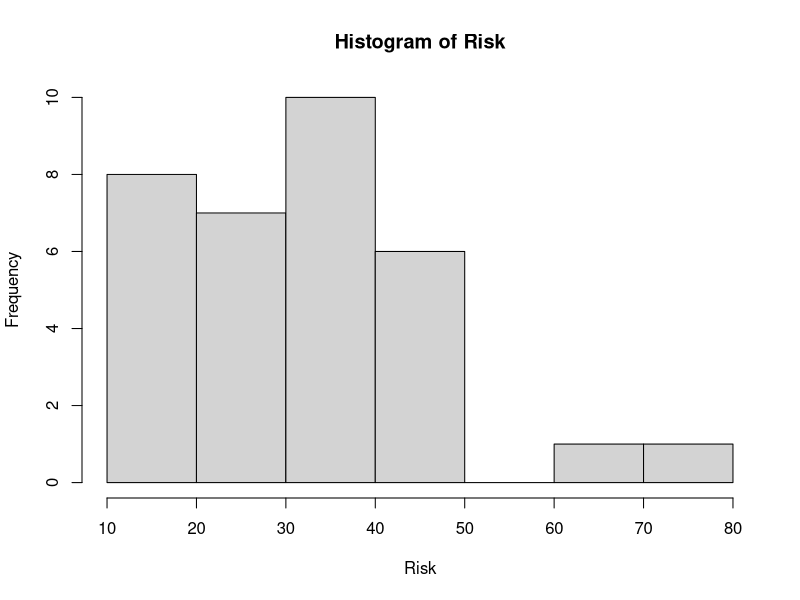
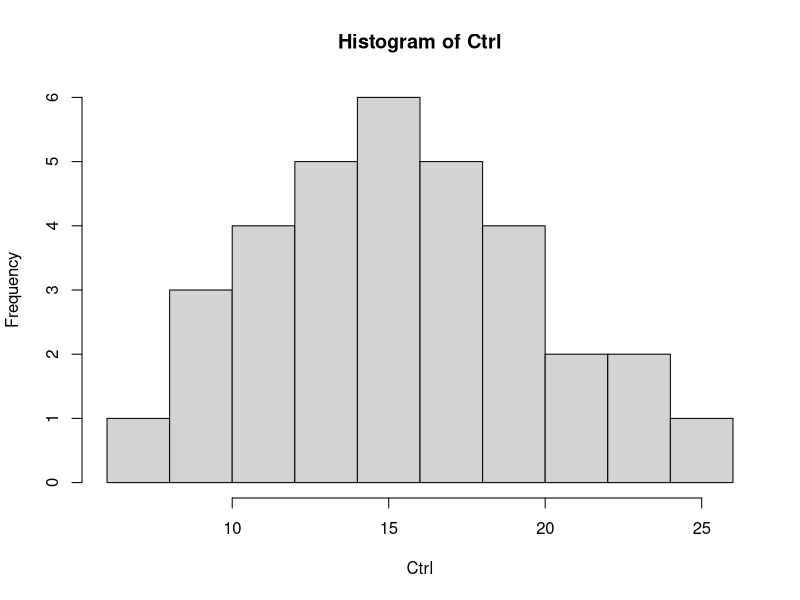
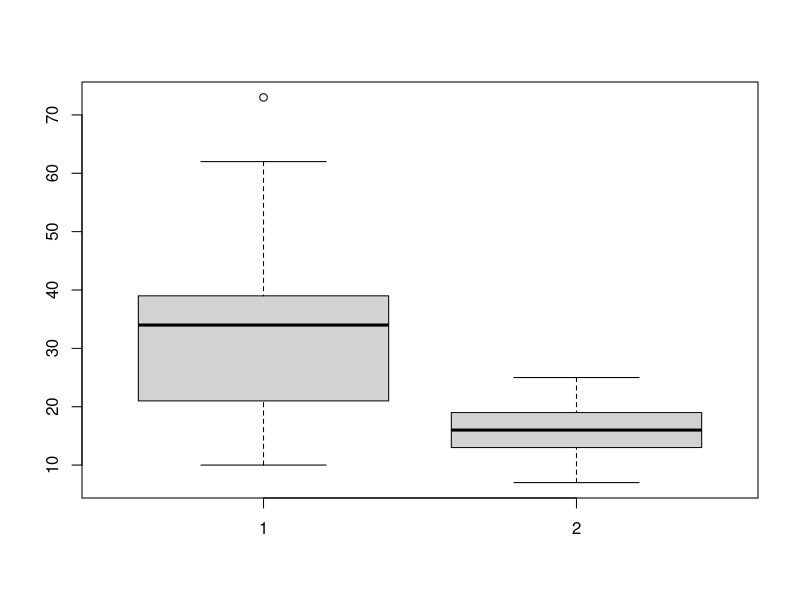

Source code (R) for these figures, in order:
# Griffin Wong
# 12/04/2019
# Drexel University Dornsife School of Public Health
# Department of Epidemiology and Biostatistics
# PBHL 312-001: Public Health Data Analysis


# Question 3

new_drug <- c(123,113,114,102,106,109,101,104,116,124)

best_standard_care <- c(134,129,128,123,127,134,124,121,131,137)

t.test(new_drug, best_standard_care, paired = TRUE, alternative = "two.sided")


              #	Paired t-test

# data:  new_drug and best_standard_care

# t = -11.975, df = 9, p-value = 7.836e-07
# alternative hypothesis: true difference in means is not equal to 0

# 95 percent confidence interval:  -20.92468    -14.27532

# sample estimates:
# mean of the differences: -17.6 



# Question 5

#Part A

Risk = c(38, 23, 41, 18, 37, 36, 23, 62, 31, 34, 24,
         14, 21, 17, 16, 20, 15, 10, 45, 39, 22, 35,
         49, 48, 44, 35, 43, 39, 34, 13, 73, 25, 27)

Ctrl = c(16, 18, 18, 24, 19, 11, 10, 15, 16, 18, 18,
         13, 19, 10, 16, 16, 24, 13, 9, 14, 21, 19,
         7, 18, 19, 12, 11, 22, 25, 16, 13, 11, 13)


hist(Risk)

summary(Risk)

hist(Ctrl)

summary(Ctrl)

boxplot (Risk, Ctrl)



# Part B:  A blood lead level of more than 45 requires medical treatment. Test the

# hypotheses:
  #H0: μrisk = 45
  #vs
  #H0: μrisk ≠ 45

#where μrisk is the true mean of the at-risk children, using the command

t.test(Risk, mu=45, alternative= "two.sided")


# Part f:

#Perform a t-test of the null hypothesis of no difference in mean with a twosided
#alternative using the following command

t.test(Risk, Ctrl, paired=TRUE, alternative="two.sided")





















